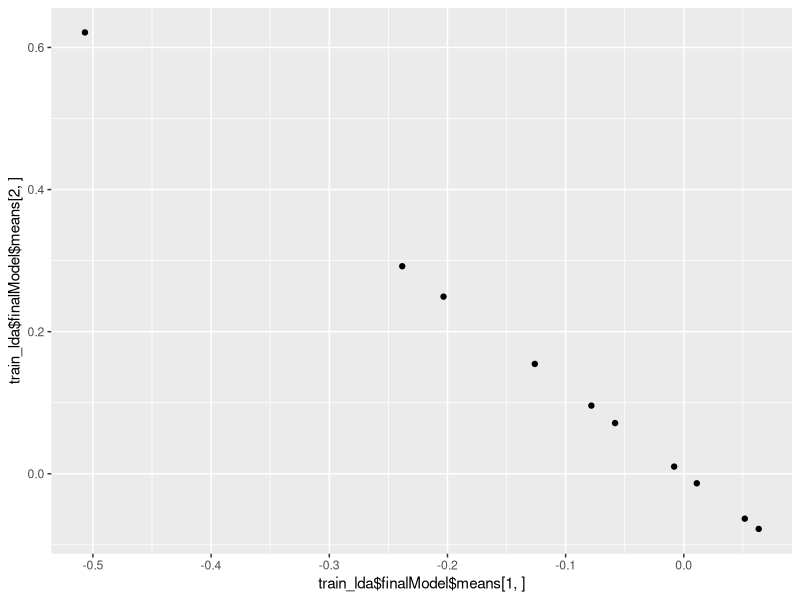

Recreate this plot in R.
library(caret)
library(dslabs)
library(ggplot2)
library(dplyr)
set.seed(1993)
data("tissue_gene_expression")
ind <- which(tissue_gene_expression$y %in% c("cerebellum", "hippocampus"))
y <- droplevels(tissue_gene_expression$y[ind])
x <- tissue_gene_expression$x[ind, ]
x <- x[, sample(ncol(x), 10)]

train_lda<-train(x, y, method="lda",data=x, preProcess = "center")

train_lda

train_lda$finalModel$means

qplot(train_lda$finalModel$means[1,], train_lda$finalModel$means[2,])
